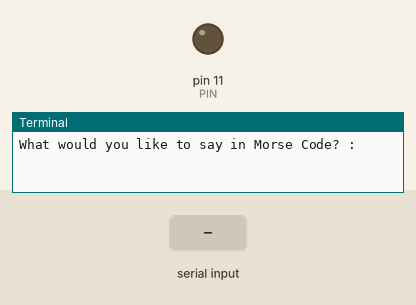
Recording of a program running on a simulated Raspberry Pi (header pin numbers). Shown: output pins drawn as LEDs (lit = HIGH), the last lines printed to the terminal. The inputs (shaded band) are chosen by the test bench.

Above: at 1.2 s.
1.3 s: "-" typed at the terminal
At 2.2 s:
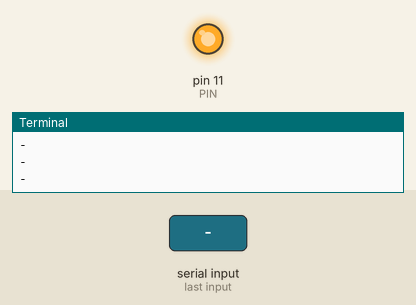
4.3 s: "." typed at the terminal
Timing chart, 0 to 10.6 s (numbered marks = the images above; inputs shaded):
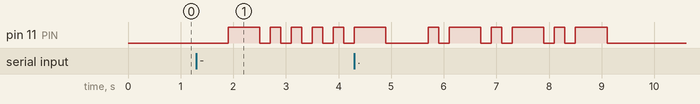

The program:

morseLED.py
```python
import RPi.GPIO as GPIO
import time

GPIO.setwarnings(False)
GPIO.setmode(GPIO.BOARD) # Use RPi pin numbers

PIN = 11 # Pin from Raspberry where the led will be connected
GPIO.setup(PIN, GPIO.OUT)

# Timings according to wikipedia:
# http://en.wikipedia.org/wiki/Morse_code#Representation.2C_timing_and_speeds

DIT = 0.2 # Duration of dit and pause between intra-character spacing
DAH = DIT * 3 # Duration of dah and pause between letters
PW = DIT * 7 # Pause between words

MORSE_CODE = {
    ' ' : ' ',
    'A' : '.-',
    'B' : '-...',
    'C' : '-.-.',
    'D' : '-..',
    'E' : '.',
    'F' : '..-.',
    'G' : '--.',
    'H' : '....',
    'I' : '..',
    'J' : '.---',
    'K' : '-.-',
    'L' : '.-..',
    'M' : '--',
    'N' : '-.',
    'O' : '---',
    'P' : '.--.',
    'Q' : '--.-',
    'R' : '.-.',
    'S' : '...',
    'T' : '-',
    'U' : '..-',
    'V' : '...-',
    'W' : '.--',
    'X' : '-..-',
    'Y' : '-.--',
    'Z' : '--..',
    '0' : '-----',
    '1' : '.----',
    '2' : '..---',
    '3' : '...--',
    '4' : '....-',
    '5' : '.....',
    '6' : '-....',
    '7' : '--...',
    '8' : '---..',
    '9' : '----.',
    ':' : '---...',
    ';' : '-.-.-.',
    '?' : '..--..',
    "'" : '.----.',
    '(' : '-.--.-',
    ')' : '-.--.-',
    ',' : '--..--',
    '-' : '-....-',
    '.' : '.-.-.-',
    '/' : '-..-.',
}

def validate(user_input):
    '''
    Function which will validate the user input.
    user_input: string, This will translated into morse code
    '''
    forbidden = []
    for char in user_input:
        if char.upper() not in MORSE_CODE.keys() and char != ' ':
            forbidden.append(char)

    forbidden_length = len(forbidden)

    if forbidden_length > 0:
        forbidden_letters = ', '.join(str(char) for char in forbidden)
        print "This characters cannot be translated into Morse Code: %s" % forbidden_letters
        return False
    else:
        return True

def dit():
    '''
    This function will turn on the LED when is a dih(.) for
    dih units of time then turn off the led and wait same dih units of time
    '''
    GPIO.output(PIN, True)
    time.sleep(DIT)
    GPIO.output(PIN, False)
    time.sleep(DIT)

def dah():
    '''
    This function will turn on the LED when is a dah(-) for
    dah units of time then turn off the led and wait dih units of time
    '''
    GPIO.output(PIN, True)
    time.sleep(DAH)
    GPIO.output(PIN, False)
    time.sleep(DIT)

cases = {
    '-' : dah,
    '.' : dit
}

def translate():
    while True:
        while True:
            user_input = raw_input('What would you like to say in Morse Code? :')
            if validate(user_input):
                break


        for letter in user_input:
            print letter
            time.sleep(DAH)
            for morse in MORSE_CODE[letter.upper()]:
                print morse
                time.sleep(PW) if morse == ' ' else cases[morse]()

if __name__ == '__main__':
    translate()
```

Measured:
- after the input at 1.3 s, pin 11 (PIN): LOW → HIGH after 0.60 s, then repeats every 0.40 s: LOW 0.20 s, HIGH 0.20 s
